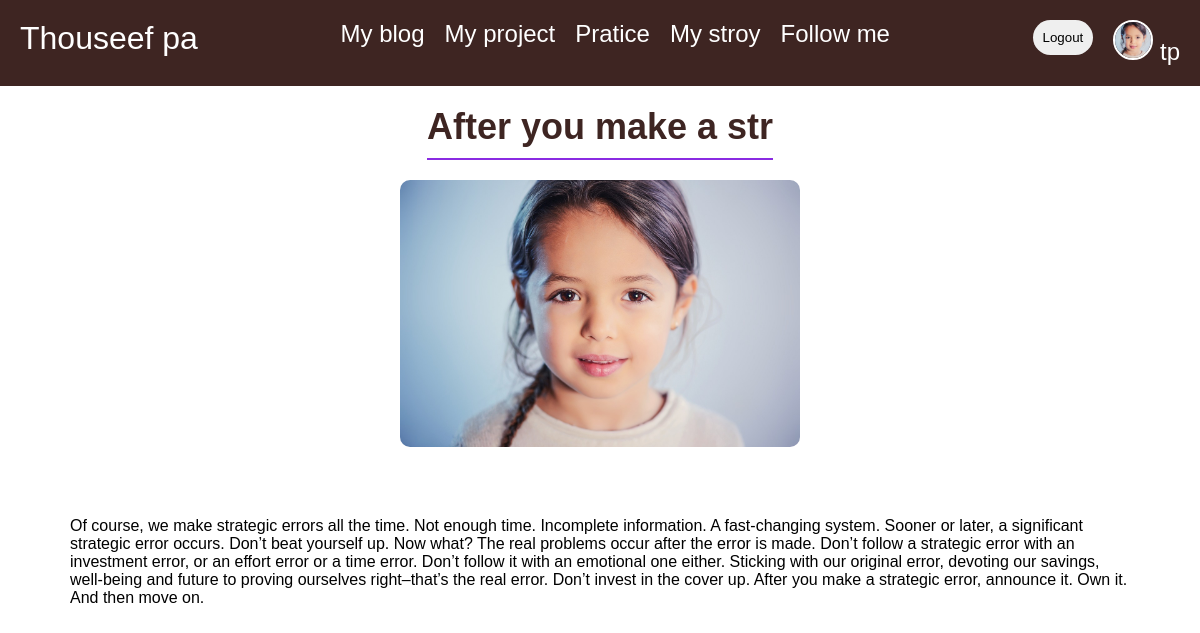
Page /readblog/4/ (signed in) on the committed database.
### app/models.py (models this page shows, shortened)
class blogModel(models.Model):
    title=models.CharField(max_length=20)
    decription=models.TextField()

### app/views.py (the view)
# urls.py: path('readblog',views.readblog,name='readblog'),
def readblog(request,pk):
    blog=blogModel.objects.get(pk=pk)
    return render(request,'readmore.html',{'blog':blog})

### app/templates/readmore.html
{% extends 'base.html' %}
{% load static %}
{% block content %}
<div class="myblog">
    <header class="heading">
        <h1>{{ blog.title }}</h1>
    </header>
    <div class="imgblog">
        <img src="{% static 'img/girl-1871104_1280 (1).jpg' %}" alt="Blog Cover" />
    </div>
    <div class="para">
        <p>
        <p>{{ blog.decription }}</p>
        </p>
    </div>
</div>
{% endblock %}

### app/templates/nav.html (shortened to what this page needs)
{% load static %}
<header>
    <nav>
        <div class="logo">
            <a href="{% url 'index' %}">
            Thouseef pa
            </a>
        </div>
        <div class="menu">
            <ul>
                <li><a href="{% url 'myblog' %}">My blog</a></li>
                <li><a href="">My project</a></li>
                <li><a href="{% url 'pratice' %}">Pratice</a></li>
                <li><a href="">My stroy</a></li>
                <li><a href="socialmdeia.html">Follow me</a></li>
            </ul>
        </div>
        <div class="auth">
            <div class="btn">
                {% if user.is_authenticated %}
                <a href="{% url 'logout' %}">
                    <button type="submit">Logout</button>
                </a>
                {% endif %}
            </div>
            <div class="profile">
                <a href="{% url 'dashboard' %}">
                    {% if user.is_authenticated %}
                    <img src="{% static 'img/girl-1871104_1280 (1).jpg' %}"" alt="pro">
                    {{ user.username }}
                    {% endif %}
                </a>
            </div>
        </div>
    </nav>
</header>

### app/static/style.css (style rules this page uses)
* { margin:0; padding: 0; box-sizing: border-box; }
body { background: #fff; width: 100%; height: 100vh; text-decoration: none; }
header { font-size: 24px; }
nav { display: flex; justify-content: space-between; background: #3e2522; padding: 10px; cursor: pointer; }
.logo { font-size: 32px; padding: 10px; transition: 0.2s; color: #fff2df; }
nav ul { display: flex; justify-content: space-between; }
nav li { list-style: none; padding: 10px; }
nav a { text-decoration: none; color: #fff; transition: 0.2s; }
.auth { display: flex; }
.btn button { margin: 10px; max-width: 100px; padding: 10px; border-radius: 20px; outline: none; border: none; }
.profile { padding: 10px; }
.profile img { width: 40px; height: 40px; object-fit: cover; border-radius: 50%; border: 2px solid #fff; }
* { margin: 0; padding: 0; box-sizing: border-box; }
body { background: #fff; width: 100%; min-height: 100vh; font-family: sans-serif; }
.myblog { display: flex; flex-direction: column; align-items: center; padding: 20px; gap: 20px; }
.heading h1 { font-size: 36px; color: #3e2522; border-bottom: 2px solid blueviolet; padding-bottom: 10px; text-align: center; font-weight: 600; }
.imgblog { display: flex; flex-direction: column; align-items: center; gap: 10px; }
.imgblog img { width: 400px; max-width: 100%; border-radius: 10px; }
.para { width: 1100px; }
.para p { margin: 10px; padding: 10px; }

### rows in the picture
blogModel: title "After you make a str", decription "Of course, we make strategic errors all the time. Not enough time. Incomplete information. A fast-changing system. Sooner or later, a significant strategic error occurs. Don’t beat yourself up. Now what? The real problems occur after the error is made. Don’t follow a strategic error with an investment error, or an effort error or a time error. Don’t follow it with an emotional one either. Sticking with our original error, devoting our savings, well-being and future to proving ourselves right–that’s the real error. Don’t invest in the cover up. After you make a strategic error, announce it. Own it. And then move on."

### other values in the picture
{{ user.username }} "tp"
